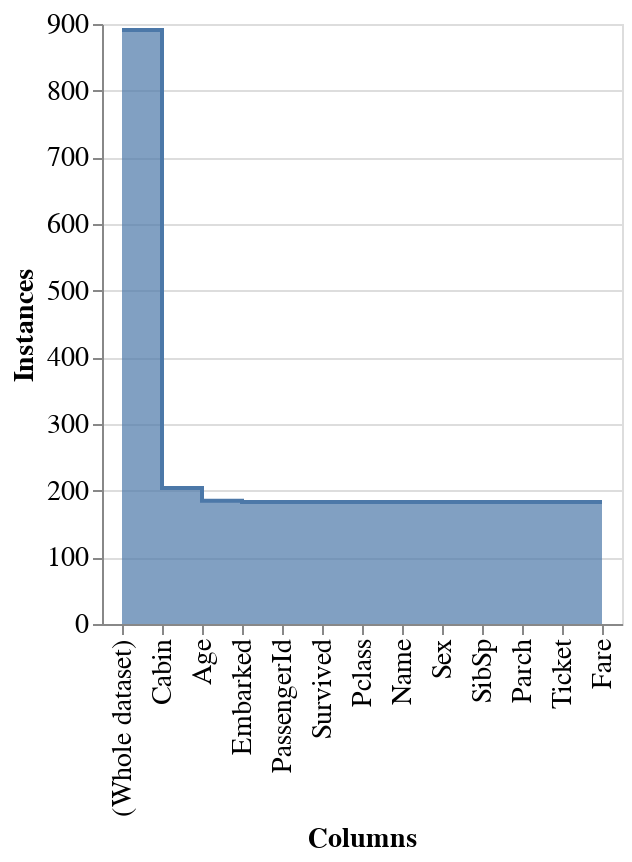

Here is the notebook cell this chart was saved with:
### Markdown cell above
## Stairs plot

Stairs plot is a useful visualization of a dataset shrinkage on applying
``pandas.Series.dropna()`` method to each column sequentially (sorted by the
number of NA values, by default):

### Code cell
na.altair.plot_stairs(data)

### Figure 1 — Vega-Lite specification as saved in the notebook (floating-point values rounded to 4 significant figures)
{"config": {"view": {"continuousWidth": 400, "continuousHeight": 300}, "axis": {"labelFontSize": 14, "titleFontSize": 14}, "legend": {"labelFontSize": 14, "titleFontSize": 14}}, "data": {"name": "data-d9c9a077869e223a31b250bf4e669b4c"}, "mark": {"type": "area", "interpolate": "step-after", "line": true}, "encoding": {"tooltip": [{"type": "nominal", "field": "Columns"}, {"type": "quantitative", "field": "Instances"}, {"type": "quantitative", "field": "Size difference"}], "x": {"type": "nominal", "field": "Columns", "sort": "-y"}, "y": {"type": "quantitative", "field": "Instances"}}, "$schema": "https://vega.github.io/schema/vega-lite/v4.8.1.json", "datasets": {"data-d9c9a077869e223a31b250bf4e669b4c": [{"Columns": "(Whole dataset)", "Instances": 891, "Size difference": 0.0}, {"Columns": "Cabin", "Instances": 204, "Size difference": -687.0}, {"Columns": "Age", "Instances": 185, "Size difference": -19.0}, {"Columns": "Embarked", "Instances": 183, "Size difference": -2.0}, {"Columns": "PassengerId", "Instances": 183, "Size difference": 0.0}, {"Columns": "Survived", "Instances": 183, "Size difference": 0.0}, {"Columns": "Pclass", "Instances": 183, "Size difference": 0.0}, {"Columns": "Name", "Instances": 183, "Size difference": 0.0}, {"Columns": "Sex", "Instances": 183, "Size difference": 0.0}, {"Columns": "SibSp", "Instances": 183, "Size difference": 0.0}, {"Columns": "Parch", "Instances": 183, "Size difference": 0.0}, {"Columns": "Ticket", "Instances": 183, "Size difference": 0.0}, {"Columns": "Fare", "Instances": 183, "Size difference": 0.0}]}}
